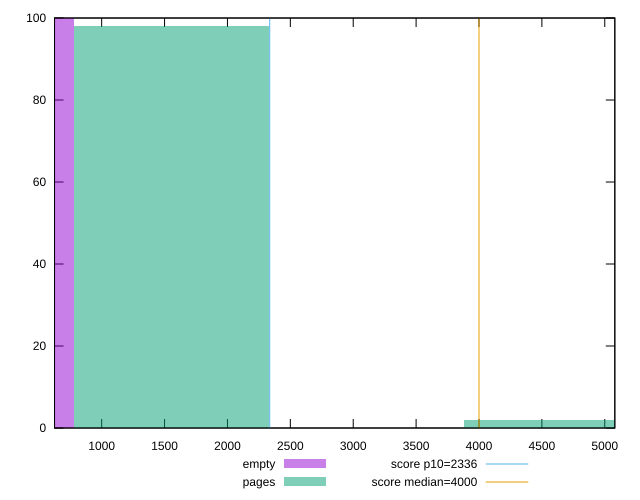

gnuplot code for this plot:
reset

$empty <<EOF
0 100
EOF

$pages <<EOF
4661.122330981485 2
1553.707443660495 98
EOF

set key outside below
set boxwidth 1553.707443660495
set xrange [625.16225:5079.971500000001]
set yrange [0:100]
set trange [0:100]
set style fill transparent solid 0.5 noborder

set parametric
set terminal svg size 640, 500 enhanced background rgb 'white'
set output "reprap/first-meaningful-paint/comparison/histogram/0_vs_1.svg"

plot $empty title "empty" with boxes, \
     $pages title "pages" with boxes, \
     2336,t title "score p10=2336", \
     4000,t title "score median=4000"

reset
